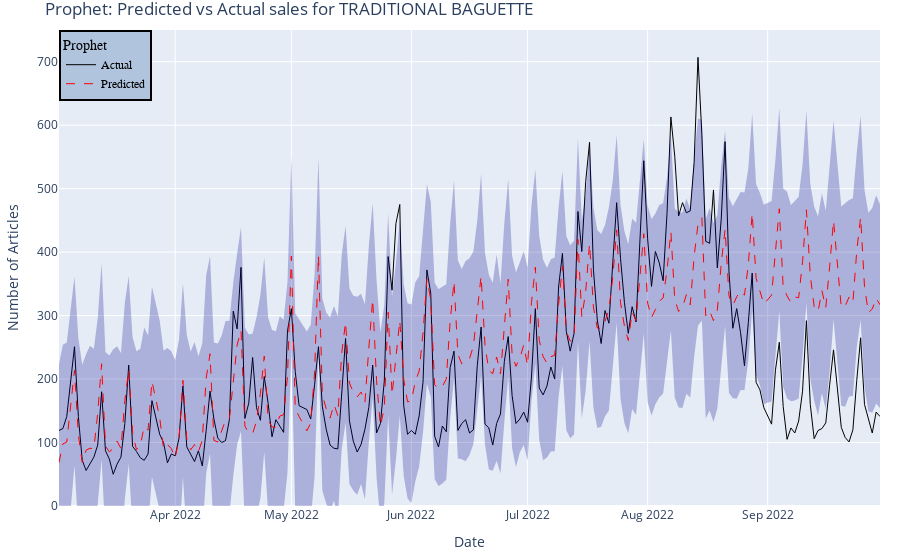

The notebook cell saved with this chart:
### Code cell
import plotly.express as px
import plotly.graph_objects as go
import pandas as pd

# visualise random forest predictions
fig = go.Figure([
    go.Scatter(
        x=df_prophet_subset['date'],
        y=df_prophet_subset['Quantity'],
        line=dict(color='black', width=1),
        # marker=dict(color='black', size=4), 
        mode='lines',
        name='Quantity'
    ),
    go.Scatter(
        x=df_prophet_subset['date'].tolist() + df_prophet_subset['date'].tolist()[::-1],
        y=df_prophet_subset['yhat_upper'].tolist() + df_prophet_subset['yhat_lower'].tolist()[::-1],
        fill='toself',
        fillcolor = 'rgba(0, 0, 139, 0.25)',
        line=dict(color='rgba(255,255,255,0)'),
        hoverinfo="skip",
        showlegend=False,
        name='Prediction Interval'
    ),
    go.Scatter(
        x=df_prophet_subset['date'],
        y=df_prophet_subset['yhat'],
        line=dict(color='red', dash='dash', width=1),
        mode='lines',
        name='yhat'
    )
])

# Customize layout
fig.update_layout(xaxis_title='Date',
                  yaxis_title='Number of Articles',
                  legend_title='Prophet',
                  margin=dict(t=30, b=30, l=20, r=20),
                  title=f'Prophet: Predicted vs Actual sales for {PREDICTED_ARTICLE}',
                  yaxis=dict(range=[0, 750])  
)

fig.update_layout(
    legend=dict(
        x=0,
        y=1,
        traceorder='normal',
        font=dict(
            family='Arial',
            size=12,
            color='black'
        ),
        bgcolor='LightSteelBlue',
        bordercolor='Black',
        borderwidth=2
    )
)

fig.update_traces(
    name='Actual',
    selector=dict(name='Quantity')
)
fig.update_traces(
    name='Predicted',
    selector=dict(name='yhat')
)

# show and save
fig.show()
pio.write_image(fig, './../figures/prophet_predictions.pdf', height=250)

### Figure 1 — Plotly figure (JSON) as saved in the notebook; plotly's stock layout.template omitted (floating-point values rounded to 4 significant figures; data arrays with more than 128 entries replaced by an {"elided": "..."} marker saying what was removed)
{"data": [{"line": {"color": "black", "width": 1}, "mode": "lines", "name": "Actual", "type": "scatter", "x": {"elided": "209 str values"}, "y": {"elided": "209 int values"}}, {"fill": "toself", "fillcolor": "rgba(0, 0, 139, 0.25)", "hoverinfo": "skip", "line": {"color": "rgba(255,255,255,0)"}, "name": "Prediction Interval", "showlegend": false, "type": "scatter", "x": {"elided": "418 str values"}, "y": {"elided": "418 float values"}}, {"line": {"color": "red", "dash": "dash", "width": 1}, "mode": "lines", "name": "Predicted", "type": "scatter", "x": {"elided": "209 str values"}, "y": {"elided": "209 float values"}}], "layout": {"legend": {"bgcolor": "LightSteelBlue", "bordercolor": "Black", "borderwidth": 2, "font": {"color": "black", "family": "Arial", "size": 12}, "title": {"text": "Prophet"}, "traceorder": "normal", "x": 0, "y": 1}, "margin": {"b": 30, "l": 20, "r": 20, "t": 30}, "title": {"text": "Prophet: Predicted vs Actual sales for TRADITIONAL BAGUETTE"}, "xaxis": {"title": {"text": "Date"}}, "yaxis": {"range": [0, 750], "title": {"text": "Number of Articles"}}}}
